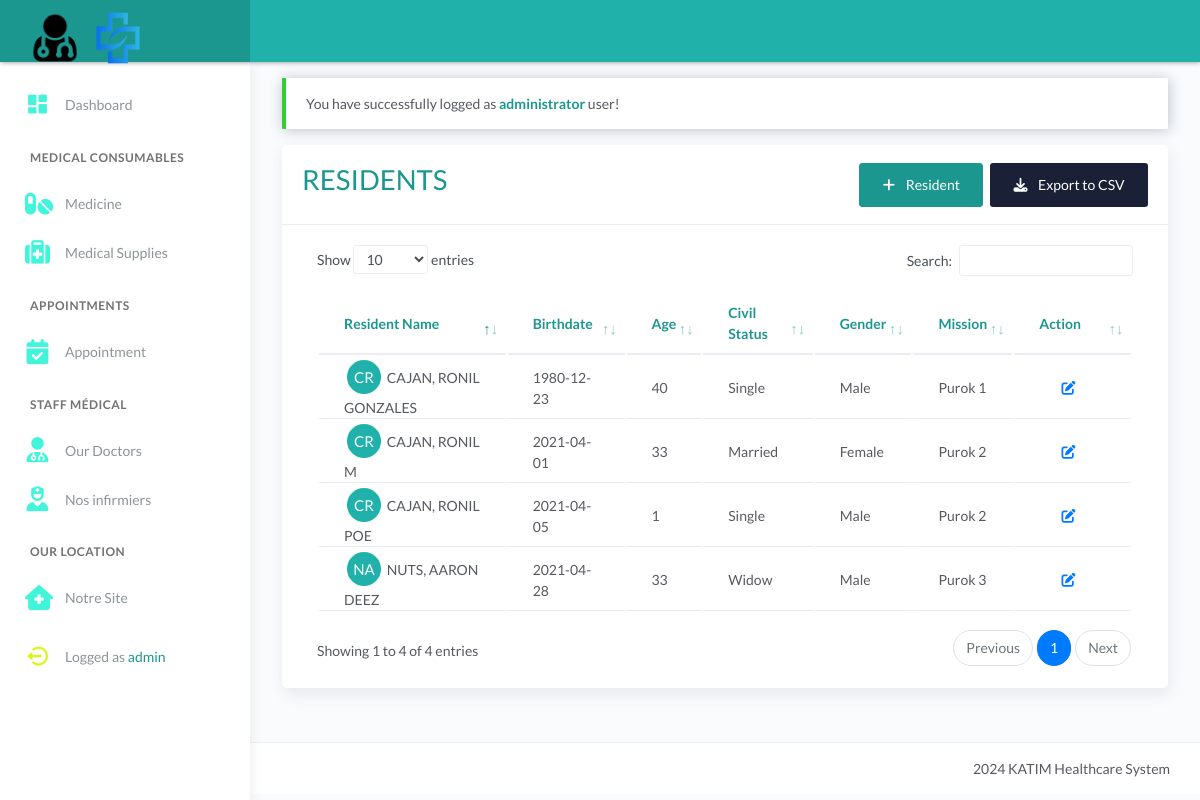
Page /resident.php (signed in) on the earlier database version.
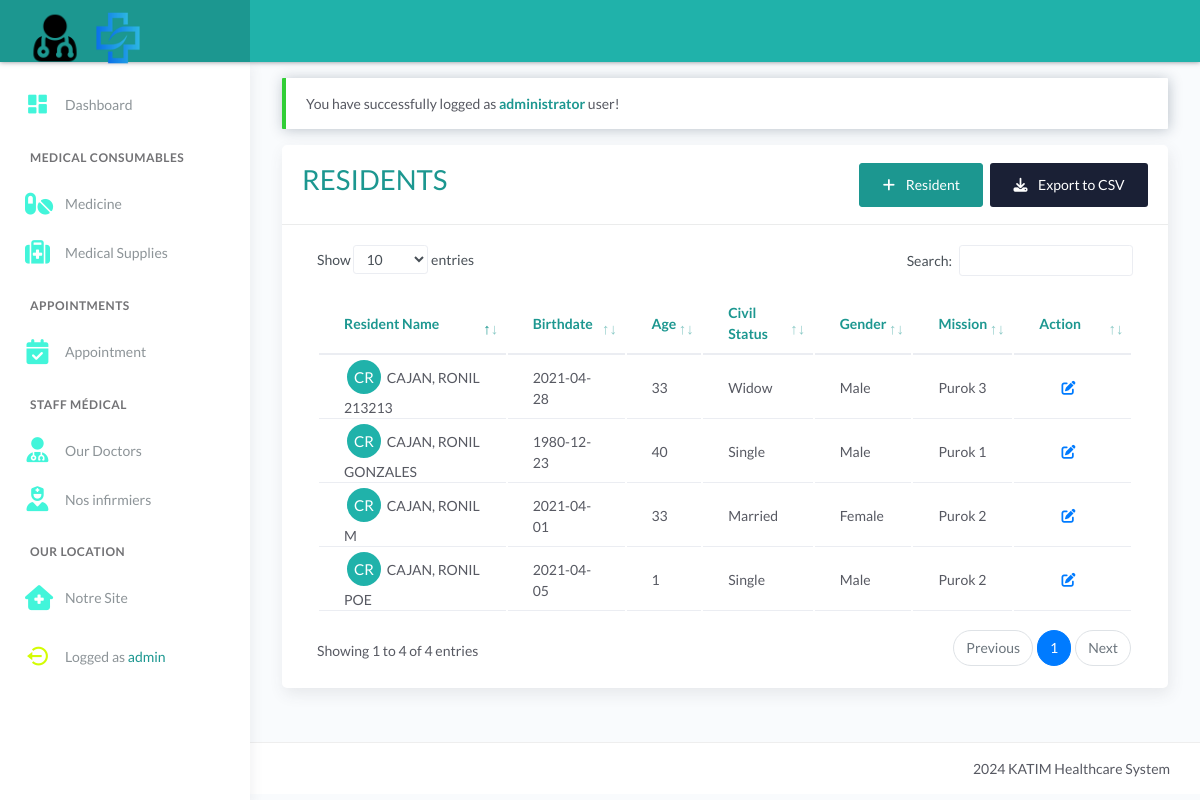
Same page on the later database version.
### tables this page shows
CREATE TABLE `tblresident` (
  `id` int(11) NOT NULL AUTO_INCREMENT,
  `national_id` varchar(100) DEFAULT NULL,
  `citizenship` varchar(50) DEFAULT NULL,
  `picture` text DEFAULT NULL,
  `firstname` varchar(50) DEFAULT NULL,
  `middlename` varchar(50) DEFAULT NULL,
  `lastname` varchar(50) DEFAULT NULL,
  `alias` varchar(20) DEFAULT NULL,
  `birthplace` varchar(80) DEFAULT NULL,
  `birthdate` date DEFAULT NULL,
  `age` int(11) DEFAULT NULL,
  `civilstatus` varchar(20) DEFAULT NULL,
  `gender` varchar(20) DEFAULT NULL,
  `purok` varchar(50) DEFAULT NULL,
  `voterstatus` varchar(20) DEFAULT NULL,
  `identified_as` varchar(30) DEFAULT NULL,
  `phone` varchar(50) DEFAULT NULL,
  `email` varchar(50) DEFAULT NULL,
  `occupation` varchar(100) DEFAULT NULL,
  `address` text DEFAULT NULL,
  `resident_type` int(11) DEFAULT 1,
  `remarks` text DEFAULT NULL,
  PRIMARY KEY (`id`)
);

### resident.php (the view, shortened to what this page needs)
<?php include 'server/server.php' ?>
<?php
	$query = "SELECT * FROM tblresident ORDER BY id DESC";
    $result = $conn->query($query);
    $resident = array();
	while($row = $result->fetch_assoc()){
		$resident[] = $row;
	}
?>
<!DOCTYPE html>
<html lang="en">
<head>
	<?php include 'templates/header.php' ?>
</head>
<body>
	<div class="wrapper">
		<?php include 'templates/main-header.php' ?>
		<?php include 'templates/sidebar.php' ?>
		<div class="main-panel">
			<div class="content">
				<div class="page-inner">
					<div class="row mt--2">
						<div class="col-md-12">
						<?php if(isset($_SESSION['message'])): ?>
							<div class="alert alert-<?= $_SESSION['success']; ?> <?= $_SESSION['success']=='danger' ? 'bg-danger text-light' : null ?>" role="alert">
								<?php echo $_SESSION['message']; ?>
							</div>
						<?php endif ?>
                            <div class="card">
                                <div class="card-header">
									<div class="card-head-row">
										<div class="card-title text-primary">
											<h1>RESIDENTS</h1>
										</div>
                                        <div class="card-tools">
											<?php if(isset($_SESSION['username']) && $_SESSION['role']!='resident'): ?>
												<a href="resident_add_form.php" class="btn btn-primary mr-1">
													<i class="fa fa-plus mr-2"></i>
													Resident
												</a>
												<button onclick="Export()" class="btn btn-default btn-default">
													<i class="fa fa-download mr-2"></i>
													Export to CSV
												</button>
											<?php endif?>
										</div>
									</div>
								</div>
								<div class="card-body">
									<div class="table-responsive">
										<table id="tblResident" class="display table">
											<thead>
												<tr class="text-primary">
													<th scope="col">Resident Name</th>
													<th scope="col">Birthdate</th>
													<th scope="col">Age</th>
													<th scope="col">Civil Status</th>
                                                    <th scope="col">Gender</th>
													<th scope="col">Mission</th>
													<th scope="col">Action</th>
												</tr>
											</thead>
											<tbody>
												<?php if(!empty($resident)): ?>
													<?php $no=1; foreach($resident as $row): ?>
                                                        <tr>
                                                            <td>
                                                                <div class="avatar avatar-sm">
                                                                    <span class="avatar-title rounded-circle border border-white" style="background-color: lightseagreen"><?= ucwords(strtoupper($row['lastname'][0].$row['firstname'][0])) ?></span>
                                                                </div>
                                                                <?= ucwords(strtoupper($row['lastname'].', '.$row['firstname'].' '.$row['middlename'])) ?>
                                                            </td>
                                                            <td><?= $row['birthdate'] ?></td>
                                                            <td><?= $row['age'] ?></td>
                                                            <td><?= $row['civilstatus'] ?></td>
                                                            <td><?= $row['gender'] ?></td>
                                                            <td><?= $row['purok'] ?></td>
                                                            <td>
																<a href="resident_update_form.php?id=<?= $row['id'] ?>" class="btn btn-link" data-toggle="tooltip" data-placement="top" title="Update">
																	<i class="fa fa-edit mr-2"></i>
																</a>
															</td>
                                                        </tr>
													<?php $no++; endforeach ?>
												<?php endif ?>
											</tbody>
										</table>
									</div>
								</div>
							</div>
						</div>
					</div>
				</div>
			</div>
			<?php include 'templates/main-footer.php' ?>
		</div>
	</div>
</body>
</html>

Differences in the rows shown:
changed tblresident "Widow": lastname+firstname "NA" → "CR"; lastname+firstname+middlename "NUTS, AARON DEEZ" → "CAJAN, RONIL 213213"
